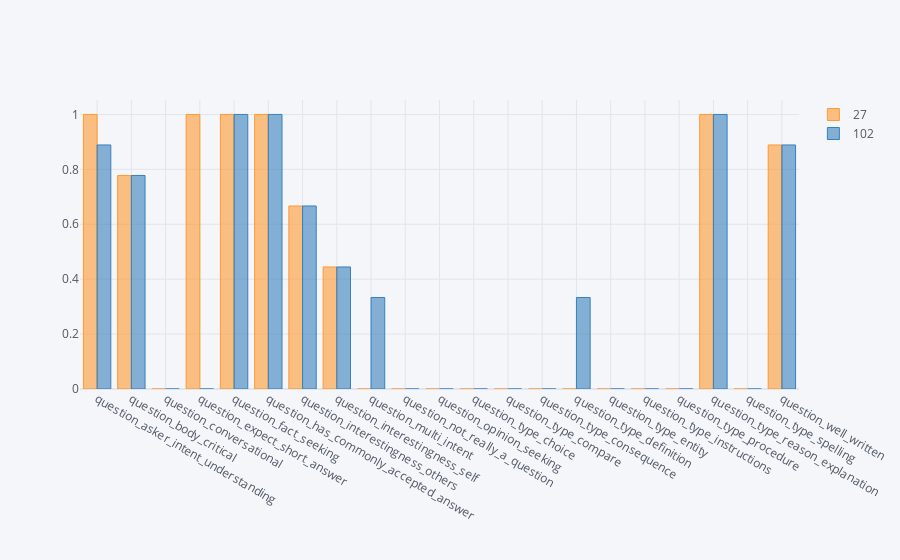

Notebook cell for this chart:
### Markdown cell above
The below graph shows that some of the questions understanding score were not exactly the same. **The reason for this could possibly be that different evaluators provide different scores.** This will also exists in question body and answer as well.

### Code cell
same_q_u.T.iplot(kind='bar')

### Figure 1 — Plotly figure (JSON) as saved in the notebook; plotly's stock layout.template omitted (floating-point values rounded to 4 significant figures)
{"data": [{"marker": {"color": "rgba(255, 153, 51, 0.6)", "line": {"color": "rgba(255, 153, 51, 1.0)", "width": 1}}, "name": "27", "orientation": "v", "text": "", "type": "bar", "x": ["question_asker_intent_understanding", "question_body_critical", "question_conversational", "question_expect_short_answer", "question_fact_seeking", "question_has_commonly_accepted_answer", "question_interestingness_others", "question_interestingness_self", "question_multi_intent", "question_not_really_a_question", "question_opinion_seeking", "question_type_choice", "question_type_compare", "question_type_consequence", "question_type_definition", "question_type_entity", "question_type_instructions", "question_type_procedure", "question_type_reason_explanation", "question_type_spelling", "question_well_written"], "y": [1, 0.7778, 0, 1, 1, 1, 0.6667, 0.4444, 0, 0, 0, 0, 0, 0, 0, 0, 0, 0, 1, 0, 0.8889]}, {"marker": {"color": "rgba(55, 128, 191, 0.6)", "line": {"color": "rgba(55, 128, 191, 1.0)", "width": 1}}, "name": "102", "orientation": "v", "text": "", "type": "bar", "x": ["question_asker_intent_understanding", "question_body_critical", "question_conversational", "question_expect_short_answer", "question_fact_seeking", "question_has_commonly_accepted_answer", "question_interestingness_others", "question_interestingness_self", "question_multi_intent", "question_not_really_a_question", "question_opinion_seeking", "question_type_choice", "question_type_compare", "question_type_consequence", "question_type_definition", "question_type_entity", "question_type_instructions", "question_type_procedure", "question_type_reason_explanation", "question_type_spelling", "question_well_written"], "y": [0.8889, 0.7778, 0, 0, 1, 1, 0.6667, 0.4444, 0.3333, 0, 0, 0, 0, 0, 0.3333, 0, 0, 0, 1, 0, 0.8889]}], "layout": {"legend": {"bgcolor": "#F5F6F9", "font": {"color": "#4D5663"}}, "paper_bgcolor": "#F5F6F9", "plot_bgcolor": "#F5F6F9", "title": {"font": {"color": "#4D5663"}}, "xaxis": {"gridcolor": "#E1E5ED", "showgrid": true, "tickfont": {"color": "#4D5663"}, "title": {"font": {"color": "#4D5663"}, "text": ""}, "zerolinecolor": "#E1E5ED"}, "yaxis": {"gridcolor": "#E1E5ED", "showgrid": true, "tickfont": {"color": "#4D5663"}, "title": {"font": {"color": "#4D5663"}, "text": ""}, "zerolinecolor": "#E1E5ED"}}}
